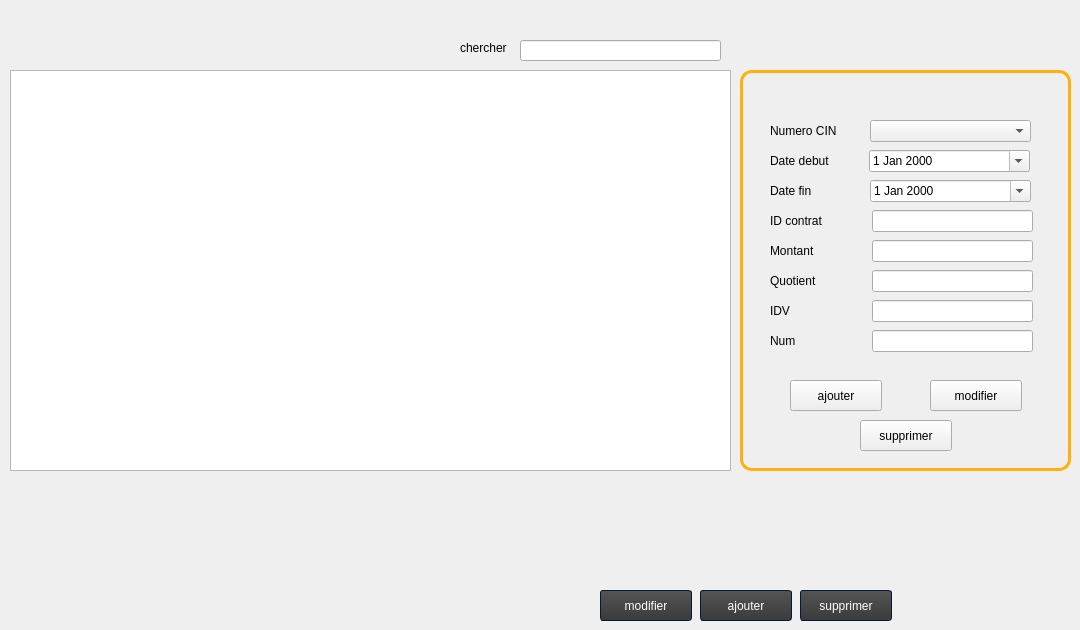
      <widget class="QWidget" name="page_4">
       <widget class="QLabel" name="label_24">
        <property name="geometry">
         <rect>
          <x>770</x>
          <y>150</y>
          <width>91</width>
          <height>21</height>
         </rect>
        </property>
        <property name="text">
         <string>Date debut</string>
        </property>
       </widget>
       <widget class="QLineEdit" name="NUM">
        <property name="geometry">
         <rect>
          <x>872</x>
          <y>330</y>
          <width>161</width>
          <height>22</height>
         </rect>
        </property>
       </widget>
       <widget class="QLabel" name="label_25">
        <property name="geometry">
         <rect>
          <x>770</x>
          <y>330</y>
          <width>91</width>
          <height>21</height>
         </rect>
        </property>
        <property name="text">
         <string>Num</string>
        </property>
       </widget>
       <widget class="QLineEdit" name="QUOTIENT">
        <property name="geometry">
         <rect>
          <x>872</x>
          <y>270</y>
          <width>161</width>
          <height>22</height>
         </rect>
        </property>
       </widget>
       <widget class="QLineEdit" name="MONTANT">
        <property name="geometry">
         <rect>
          <x>872</x>
          <y>240</y>
          <width>161</width>
          <height>22</height>
         </rect>
        </property>
       </widget>
       <widget class="QLabel" name="label_26">
        <property name="geometry">
         <rect>
          <x>770</x>
          <y>210</y>
          <width>91</width>
          <height>21</height>
         </rect>
        </property>
        <property name="text">
         <string>ID contrat</string>
        </property>
       </widget>
       <widget class="QLabel" name="label_48">
        <property name="geometry">
         <rect>
          <x>770</x>
          <y>270</y>
          <width>91</width>
          <height>21</height>
         </rect>
        </property>
        <property name="text">
         <string>Quotient</string>
        </property>
       </widget>
       <widget class="QPushButton" name="modifierc">
        <property name="geometry">
         <rect>
          <x>600</x>
          <y>590</y>
          <width>92</width>
          <height>31</height>
         </rect>
        </property>
        <property name="styleSheet">
         <string notr="true">QPushButton
{
	background-color: qlineargradient(spread:repeat, x1:1, y1:0, x2:1, y2:1, stop:0 rgba(84, 84, 84, 255),stop:1 rgba(59, 59, 59, 255));
	color: #ffffff;
	min-width: 80px;
	border-style: solid;
	border-width: 1px;
	border-radius: 3px;
	border-color: #051a39;
	padding: 5px;

}


QPushButton::flat
{
	background-color: transparent;
	border: none;
	color: #fff;

}


QPushButton::disabled
{
	background-color: #404040;
	color: #656565;
	border-color: #051a39;

}


QPushButton::hover
{
	background-color: rgba(183, 134, 32, 20%);
	border: 1px solid #b78620;

}


QPushButton::pressed
{
	background-color: qlineargradient(spread:repeat, x1:1, y1:0, x2:1, y2:1, stop:0 rgba(74, 74, 74, 255),stop:1 rgba(49, 49, 49, 255));
	border: 1px solid #b78620;

}


QPushButton::checked
{
	background-color: qlineargradient(spread:repeat, x1:1, y1:0, x2:1, y2:1, stop:0 rgba(74, 74, 74, 255),stop:1 rgba(49, 49, 49, 255));
	border: 1px solid #222;

}
</string>
        </property>
        <property name="text">
         <string>modifier</string>
        </property>
       </widget>
       <widget class="QLineEdit" name="IDC">
        <property name="geometry">
         <rect>
          <x>872</x>
          <y>210</y>
          <width>161</width>
          <height>22</height>
         </rect>
        </property>
       </widget>
       <widget class="QPushButton" name="Supprimerc">
        <property name="geometry">
         <rect>
          <x>800</x>
          <y>590</y>
          <width>92</width>
          <height>31</height>
         </rect>
        </property>
        <property name="styleSheet">
         <string notr="true">QPushButton
{
	background-color: qlineargradient(spread:repeat, x1:1, y1:0, x2:1, y2:1, stop:0 rgba(84, 84, 84, 255),stop:1 rgba(59, 59, 59, 255));
	color: #ffffff;
	min-width: 80px;
	border-style: solid;
	border-width: 1px;
	border-radius: 3px;
	border-color: #051a39;
	padding: 5px;

}


QPushButton::flat
{
	background-color: transparent;
	border: none;
	color: #fff;

}


QPushButton::disabled
{
	background-color: #404040;
	color: #656565;
	border-color: #051a39;

}


QPushButton::hover
{
	background-color: rgba(183, 134, 32, 20%);
	border: 1px solid #b78620;

}


QPushButton::pressed
{
	background-color: qlineargradient(spread:repeat, x1:1, y1:0, x2:1, y2:1, stop:0 rgba(74, 74, 74, 255),stop:1 rgba(49, 49, 49, 255));
	border: 1px solid #b78620;

}


QPushButton::checked
{
	background-color: qlineargradient(spread:repeat, x1:1, y1:0, x2:1, y2:1, stop:0 rgba(74, 74, 74, 255),stop:1 rgba(49, 49, 49, 255));
	border: 1px solid #222;

}
</string>
        </property>
        <property name="text">
         <string>supprimer</string>
        </property>
       </widget>
       <widget class="QLabel" name="label_49">
        <property name="geometry">
         <rect>
          <x>770</x>
          <y>300</y>
          <width>91</width>
          <height>21</height>
         </rect>
        </property>
        <property name="text">
         <string>IDV</string>
        </property>
       </widget>
       <widget class="QLabel" name="label_17">
        <property name="geometry">
         <rect>
          <x>770</x>
          <y>120</y>
          <width>91</width>
          <height>21</height>
         </rect>
        </property>
        <property name="text">
         <string>Numero CIN</string>
        </property>
       </widget>
       <widget class="QDateEdit" name="DATEDEBUT">
        <property name="geometry">
         <rect>
          <x>869</x>
          <y>150</y>
          <width>161</width>
          <height>22</height>
         </rect>
        </property>
        <property name="calendarPopup">
         <bool>true</bool>
        </property>
       </widget>
       <widget class="QPushButton" name="AJOUTERC">
        <property name="geometry">
         <rect>
          <x>700</x>
          <y>590</y>
          <width>92</width>
          <height>31</height>
         </rect>
        </property>
        <property name="styleSheet">
         <string notr="true">QPushButton
{
	background-color: qlineargradient(spread:repeat, x1:1, y1:0, x2:1, y2:1, stop:0 rgba(84, 84, 84, 255),stop:1 rgba(59, 59, 59, 255));
	color: #ffffff;
	min-width: 80px;
	border-style: solid;
	border-width: 1px;
	border-radius: 3px;
	border-color: #051a39;
	padding: 5px;

}


QPushButton::flat
{
	background-color: transparent;
	border: none;
	color: #fff;

}


QPushButton::disabled
{
	background-color: #404040;
	color: #656565;
	border-color: #051a39;

}


QPushButton::hover
{
	background-color: rgba(183, 134, 32, 20%);
	border: 1px solid #b78620;

}


QPushButton::pressed
{
	background-color: qlineargradient(spread:repeat, x1:1, y1:0, x2:1, y2:1, stop:0 rgba(74, 74, 74, 255),stop:1 rgba(49, 49, 49, 255));
	border: 1px solid #b78620;

}


QPushButton::checked
{
	background-color: qlineargradient(spread:repeat, x1:1, y1:0, x2:1, y2:1, stop:0 rgba(74, 74, 74, 255),stop:1 rgba(49, 49, 49, 255));
	border: 1px solid #222;

}
</string>
        </property>
        <property name="text">
         <string>ajouter</string>
        </property>
       </widget>
       <widget class="QLineEdit" name="IDV_3">
        <property name="geometry">
         <rect>
          <x>872</x>
          <y>300</y>
          <width>161</width>
          <height>22</height>
         </rect>
        </property>
       </widget>
       <widget class="QLabel" name="label_50">
        <property name="geometry">
         <rect>
          <x>770</x>
          <y>240</y>
          <width>91</width>
          <height>21</height>
         </rect>
        </property>
        <property name="text">
         <string>Montant</string>
        </property>
       </widget>
       <widget class="QLabel" name="label_51">
        <property name="geometry">
         <rect>
          <x>770</x>
          <y>180</y>
          <width>91</width>
          <height>21</height>
         </rect>
        </property>
        <property name="text">
         <string>Date fin</string>
        </property>
       </widget>
       <widget class="QDateEdit" name="DATEFIN">
        <property name="geometry">
         <rect>
          <x>870</x>
          <y>180</y>
          <width>161</width>
          <height>22</height>
         </rect>
        </property>
        <property name="calendarPopup">
         <bool>true</bool>
        </property>
       </widget>
       <widget class="QTableView" name="data2">
        <property name="geometry">
         <rect>
          <x>10</x>
          <y>70</y>
          <width>721</width>
          <height>401</height>
         </rect>
        </property>
        <property name="styleSheet">
         <string notr="true"/>
        </property>
       </widget>
       <widget class="QPushButton" name="modifierc_2">
        <property name="geometry">
         <rect>
          <x>930</x>
          <y>380</y>
          <width>92</width>
          <height>31</height>
         </rect>
        </property>
        <property name="styleSheet">
         <string notr="true"/>
        </property>
        <property name="text">
         <string>modifier</string>
        </property>
       </widget>
       <widget class="QPushButton" name="AJOUTERC_2">
        <property name="geometry">
         <rect>
          <x>790</x>
          <y>380</y>
          <width>92</width>
          <height>31</height>
         </rect>
        </property>
        <property name="styleSheet">
         <string notr="true"/>
        </property>
        <property name="text">
         <string>ajouter</string>
        </property>
       </widget>
       <widget class="QPushButton" name="Supprimerc_2">
        <property name="geometry">
         <rect>
          <x>860</x>
          <y>420</y>
          <width>92</width>
          <height>31</height>
         </rect>
        </property>
        <property name="styleSheet">
         <string notr="true"/>
        </property>
        <property name="text">
         <string>supprimer</string>
        </property>
       </widget>
       <widget class="QLabel" name="label_16">
        <property name="geometry">
         <rect>
          <x>740</x>
          <y>70</y>
          <width>331</width>
          <height>401</height>
         </rect>
        </property>
        <property name="styleSheet">
         <string notr="true">background-color: transparent;
border-radius: 12px;
border-color: rgb(255, 175, 14);
	padding: 5px;
border-width: 3px;
border-style: solid ;</string>
        </property>
        <property name="text">
         <string/>
        </property>
       </widget>
       <widget class="QLineEdit" name="searchc">
        <property name="geometry">
         <rect>
          <x>520</x>
          <y>40</y>
          <width>201</width>
          <height>21</height>
         </rect>
        </property>
       </widget>
       <widget class="QLabel" name="label_52">
        <property name="geometry">
         <rect>
          <x>460</x>
          <y>27</y>
          <width>71</width>
          <height>41</height>
         </rect>
        </property>
        <property name="text">
         <string>chercher</string>
        </property>
       </widget>
       <widget class="QComboBox" name="cincontrat">
        <property name="geometry">
         <rect>
          <x>870</x>
          <y>120</y>
          <width>161</width>
          <height>22</height>
         </rect>
        </property>
        <property name="styleSheet">
         <string notr="true"/>
        </property>
       </widget>
       <zorder>label_16</zorder>
       <zorder>label_24</zorder>
       <zorder>NUM</zorder>
       <zorder>label_25</zorder>
       <zorder>QUOTIENT</zorder>
       <zorder>MONTANT</zorder>
       <zorder>label_26</zorder>
       <zorder>label_48</zorder>
       <zorder>modifierc</zorder>
       <zorder>IDC</zorder>
       <zorder>Supprimerc</zorder>
       <zorder>label_49</zorder>
       <zorder>label_17</zorder>
       <zorder>DATEDEBUT</zorder>
       <zorder>AJOUTERC</zorder>
       <zorder>IDV_3</zorder>
       <zorder>label_50</zorder>
       <zorder>label_51</zorder>
       <zorder>DATEFIN</zorder>
       <zorder>data2</zorder>
       <zorder>modifierc_2</zorder>
       <zorder>AJOUTERC_2</zorder>
       <zorder>Supprimerc_2</zorder>
       <zorder>searchc</zorder>
       <zorder>label_52</zorder>
       <zorder>cincontrat</zorder>
      </widget>
